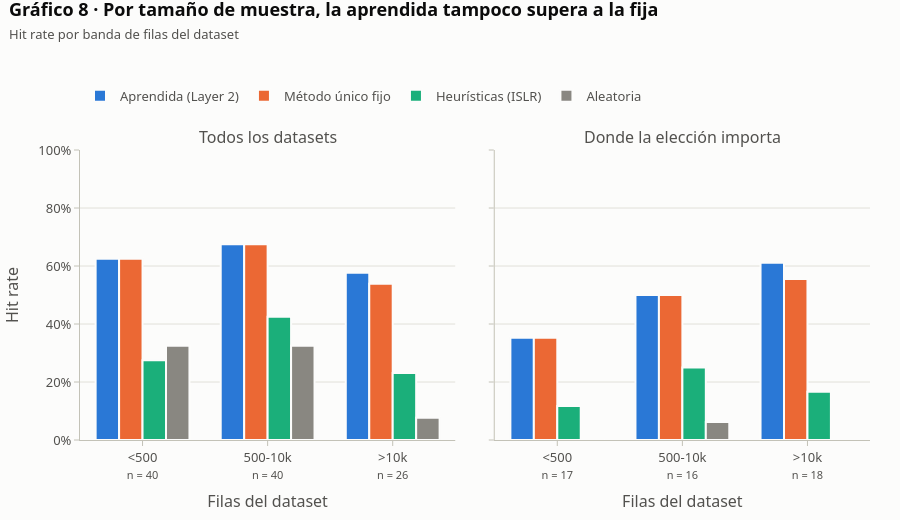

The notebook cell saved with this chart:
### Markdown cell above
**Gráfico 8 — ¿Depende del tamaño del dataset?** Hit rate de cada estrategia según el número de
filas. Comprueba si la personalización ayuda en algún régimen concreto aunque no lo haga en
conjunto. La tabla final contrasta la banda de 500 a 10.000 filas, donde una versión anterior
del estudio parecía mostrar una ventaja.

### Code cell
por_banda = (OUT0.groupby(["rows", "estrategia"])
             .agg(hit_rate=("hit", "mean"), datasets=("dataset", "nunique")).reset_index())
por_banda_d = (OUT0[OUT0.discriminating].groupby(["rows", "estrategia"])
               .agg(hit_rate=("hit", "mean"), datasets=("dataset", "nunique")).reset_index())

fig = make_subplots(rows=1, cols=2, shared_yaxes=True, horizontal_spacing=0.05,
                    subplot_titles=["Todos los datasets", "Donde la elección importa"])
for j, frame in enumerate((por_banda, por_banda_d), start=1):
    n = frame.groupby("rows").datasets.first().reindex(BANDAS_FILAS)
    for estrategia in ORDEN_ESTRATEGIAS:
        sub = frame[frame.estrategia == estrategia].set_index("rows").reindex(BANDAS_FILAS)
        fig.add_bar(
            x=[f"{banda}<br><span style='font-size:11px'>n = {n[banda]}</span>"
               for banda in BANDAS_FILAS],
            y=sub.hit_rate, name=estrategia, marker=dict(color=COLOR_ESTRATEGIA[estrategia]),
            marker_line=dict(width=2, color=FONDO), showlegend=(j == 1), legendgroup=estrategia,
            hovertemplate="<b>" + estrategia + "</b><br>Filas %{x}<br>Hit rate: %{y:.2f}<extra></extra>",
            row=1, col=j)
fig.update_layout(barmode="group", bargap=0.25)
fig.update_xaxes(title_text="Filas del dataset")
fig.update_yaxes(tickformat=".0%", range=[0, 1], title_text="Hit rate", row=1, col=1)
estilo(fig, "Gráfico 8 · Por tamaño de muestra, la aprendida tampoco supera a la fija",
       "Hit rate por banda de filas del dataset", alto=520).show()

(OUT0[OUT0.discriminating & (OUT0.rows == "500-10k")]
   .pipe(pareado).style.format({"p_valor": "{:.3f}"})
   .set_caption("Contraste pareado en la banda 500–10k, donde la elección importa"))

### Figure 1 — Plotly figure (JSON) as saved in the notebook; plotly's stock layout.template omitted (floating-point values rounded to 4 significant figures)
{"data": [{"hovertemplate": "<b>Aprendida (Layer 2)</b><br>Filas %{x}<br>Hit rate: %{y:.2f}<extra></extra>", "legendgroup": "Aprendida (Layer 2)", "marker": {"color": "#2a78d6", "line": {"color": "#fcfcfb", "width": 2}}, "name": "Aprendida (Layer 2)", "showlegend": true, "type": "bar", "x": ["<500<br><span style='font-size:11px'>n = 40</span>", "500-10k<br><span style='font-size:11px'>n = 40</span>", ">10k<br><span style='font-size:11px'>n = 26</span>"], "xaxis": "x", "y": [0.625, 0.675, 0.5769], "yaxis": "y"}, {"hovertemplate": "<b>Método único fijo</b><br>Filas %{x}<br>Hit rate: %{y:.2f}<extra></extra>", "legendgroup": "Método único fijo", "marker": {"color": "#eb6834", "line": {"color": "#fcfcfb", "width": 2}}, "name": "Método único fijo", "showlegend": true, "type": "bar", "x": ["<500<br><span style='font-size:11px'>n = 40</span>", "500-10k<br><span style='font-size:11px'>n = 40</span>", ">10k<br><span style='font-size:11px'>n = 26</span>"], "xaxis": "x", "y": [0.625, 0.675, 0.5385], "yaxis": "y"}, {"hovertemplate": "<b>Heurísticas (ISLR)</b><br>Filas %{x}<br>Hit rate: %{y:.2f}<extra></extra>", "legendgroup": "Heurísticas (ISLR)", "marker": {"color": "#1baf7a", "line": {"color": "#fcfcfb", "width": 2}}, "name": "Heurísticas (ISLR)", "showlegend": true, "type": "bar", "x": ["<500<br><span style='font-size:11px'>n = 40</span>", "500-10k<br><span style='font-size:11px'>n = 40</span>", ">10k<br><span style='font-size:11px'>n = 26</span>"], "xaxis": "x", "y": [0.275, 0.425, 0.2308], "yaxis": "y"}, {"hovertemplate": "<b>Aleatoria</b><br>Filas %{x}<br>Hit rate: %{y:.2f}<extra></extra>", "legendgroup": "Aleatoria", "marker": {"color": "#898781", "line": {"color": "#fcfcfb", "width": 2}}, "name": "Aleatoria", "showlegend": true, "type": "bar", "x": ["<500<br><span style='font-size:11px'>n = 40</span>", "500-10k<br><span style='font-size:11px'>n = 40</span>", ">10k<br><span style='font-size:11px'>n = 26</span>"], "xaxis": "x", "y": [0.325, 0.325, 0.07692], "yaxis": "y"}, {"hovertemplate": "<b>Aprendida (Layer 2)</b><br>Filas %{x}<br>Hit rate: %{y:.2f}<extra></extra>", "legendgroup": "Aprendida (Layer 2)", "marker": {"color": "#2a78d6", "line": {"color": "#fcfcfb", "width": 2}}, "name": "Aprendida (Layer 2)", "showlegend": false, "type": "bar", "x": ["<500<br><span style='font-size:11px'>n = 17</span>", "500-10k<br><span style='font-size:11px'>n = 16</span>", ">10k<br><span style='font-size:11px'>n = 18</span>"], "xaxis": "x2", "y": [0.3529, 0.5, 0.6111], "yaxis": "y2"}, {"hovertemplate": "<b>Método único fijo</b><br>Filas %{x}<br>Hit rate: %{y:.2f}<extra></extra>", "legendgroup": "Método único fijo", "marker": {"color": "#eb6834", "line": {"color": "#fcfcfb", "width": 2}}, "name": "Método único fijo", "showlegend": false, "type": "bar", "x": ["<500<br><span style='font-size:11px'>n = 17</span>", "500-10k<br><span style='font-size:11px'>n = 16</span>", ">10k<br><span style='font-size:11px'>n = 18</span>"], "xaxis": "x2", "y": [0.3529, 0.5, 0.5556], "yaxis": "y2"}, {"hovertemplate": "<b>Heurísticas (ISLR)</b><br>Filas %{x}<br>Hit rate: %{y:.2f}<extra></extra>", "legendgroup": "Heurísticas (ISLR)", "marker": {"color": "#1baf7a", "line": {"color": "#fcfcfb", "width": 2}}, "name": "Heurísticas (ISLR)", "showlegend": false, "type": "bar", "x": ["<500<br><span style='font-size:11px'>n = 17</span>", "500-10k<br><span style='font-size:11px'>n = 16</span>", ">10k<br><span style='font-size:11px'>n = 18</span>"], "xaxis": "x2", "y": [0.1176, 0.25, 0.1667], "yaxis": "y2"}, {"hovertemplate": "<b>Aleatoria</b><br>Filas %{x}<br>Hit rate: %{y:.2f}<extra></extra>", "legendgroup": "Aleatoria", "marker": {"color": "#898781", "line": {"color": "#fcfcfb", "width": 2}}, "name": "Aleatoria", "showlegend": false, "type": "bar", "x": ["<500<br><span style='font-size:11px'>n = 17</span>", "500-10k<br><span style='font-size:11px'>n = 16</span>", ">10k<br><span style='font-size:11px'>n = 18</span>"], "xaxis": "x2", "y": [0.0, 0.0625, 0.0], "yaxis": "y2"}], "layout": {"annotations": [{"font": {"color": "#52514e", "size": 16}, "showarrow": false, "text": "Todos los datasets", "x": 0.2375, "xanchor": "center", "xref": "paper", "y": 1, "yanchor": "bottom", "yref": "paper"}, {"font": {"color": "#52514e", "size": 16}, "showarrow": false, "text": "Donde la elección importa", "x": 0.7625, "xanchor": "center", "xref": "paper", "y": 1, "yanchor": "bottom", "yref": "paper"}], "bargap": 0.25, "barmode": "group", "font": {"color": "#0b0b0b", "family": "system-ui, -apple-system, 'Segoe UI', sans-serif", "size": 13}, "height": 520, "hoverlabel": {"bgcolor": "white", "font": {"family": "system-ui, -apple-system, 'Segoe UI', sans-serif", "size": 13}}, "legend": {"font": {"color": "#52514e"}, "orientation": "h", "title": {}, "x": 0, "y": 1.135, "yanchor": "bottom"}, "margin": {"b": 60, "l": 70, "r": 30, "t": 150}, "paper_bgcolor": "#fcfcfb", "plot_bgcolor": "#fcfcfb", "title": {"text": "<b>Gráfico 8 · Por tamaño de muestra, la aprendida tampoco supera a la fija</b><br><span style='font-size:13px;color:#52514e'>Hit rate por banda de filas del dataset</span>", "x": 0.01, "xanchor": "left", "y": 0.97, "yanchor": "top"}, "xaxis": {"anchor": "y", "domain": [0, 0.475], "linecolor": "#c3c2b7", "showgrid": false, "tickcolor": "#c3c2b7", "tickfont": {"color": "#52514e"}, "title": {"font": {"color": "#52514e"}, "text": "Filas del dataset"}}, "xaxis2": {"anchor": "y2", "domain": [0.525, 1], "linecolor": "#c3c2b7", "showgrid": false, "tickcolor": "#c3c2b7", "tickfont": {"color": "#52514e"}, "title": {"font": {"color": "#52514e"}, "text": "Filas del dataset"}}, "yaxis": {"anchor": "x", "domain": [0, 1], "gridcolor": "#e1e0d9", "linecolor": "#c3c2b7", "range": [0, 1], "showgrid": true, "tickcolor": "#c3c2b7", "tickfont": {"color": "#52514e"}, "tickformat": ".0%", "title": {"font": {"color": "#52514e"}, "text": "Hit rate"}}, "yaxis2": {"anchor": "x2", "domain": [0, 1], "gridcolor": "#e1e0d9", "linecolor": "#c3c2b7", "matches": "y", "showgrid": true, "showticklabels": false, "tickcolor": "#c3c2b7", "tickfont": {"color": "#52514e"}, "title": {"font": {"color": "#52514e"}}}}}
